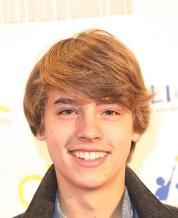
#> input picture 2021_2022/1st_Semester/Machine_Learning/positive/000352.jpg, 178 x 218 px; its folder holds 4 pictures in this run
$ python main.py
#> lines starting #> are read from the running program, lines starting #| are printed output that depends on the picture; after the words box and inside, x2 and y2 are one past the last pixel; in counts of white or black regions, pixels touching at a corner belong together
import numpy as np
import cv2
from matplotlib import pyplot as plt

faceCasc = cv2.CascadeClassifier('cascade/cascade.xml')
nums = list(range(352,624))

for i in nums:
    name = "./positive/000"+ str(i) + ".jpg"
    img = cv2.imread(name)
#> img is the input picture: shape (218, 178, 3); mean B, G, R 169.9, 190.2, 219.1
    gray=cv2.cvtColor(img,cv2.COLOR_RGB2GRAY)
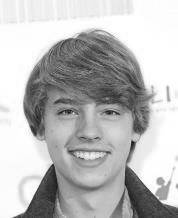
#> gray: shape (218, 178); min 19, max 255, mean 187.5
    faces=faceCasc.detectMultiScale(gray,1.3,6)
#> faces = [[53, 84, 82, 82]]

    for(q,w,e,r) in faces:
        img=cv2.rectangle(img,(q,w),(q+e, w+r),(255,0,0),2)
#> this loop made 1 pass
#> pass 1, `img=cv2.rectangle(img,(q,w),(q+e, w+r),(255,0,0),2)`:
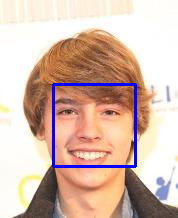
#> img: shape (218, 178, 3); 2.53% of pixels changed, all inside (x1, y1, x2, y2) = (52, 83, 137, 168)

    p,l,m = cv2.split(img)
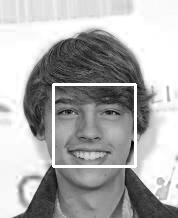
#> p: shape (218, 178); min 0, max 255, mean 173.6
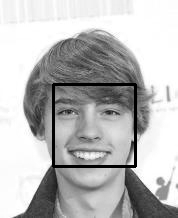
#> l: shape (218, 178); min 0, max 255, mean 186.7
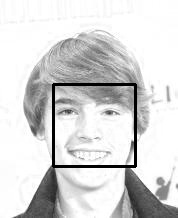
#> m: shape (218, 178); min 0, max 255, mean 214

    img = cv2.merge([m,l,p])
    plt.imshow(img)
    plt.show()
    cv2.waitKey(30)
    cv2.destroyAllWindows()
#> pass 2 of the loop `for i in nums:`:
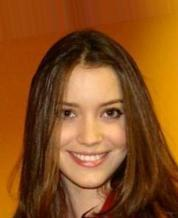
#> input picture 2021_2022/1st_Semester/Machine_Learning/positive/000353.jpg, 178 x 218 px
#> img is the input picture: shape (218, 178, 3); mean B, G, R 30.4, 79.9, 138.6
#> `gray=cv2.cvtColor(img,cv2.COLOR_RGB2GRAY)`:
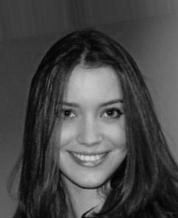
#> gray: shape (218, 178); min 1, max 212, mean 71.8
#> faces = [[43, 92, 93, 93], [63, 55, 60, 60]]
#> the loop `for(q,w,e,r) in faces:` made 2 passes
#> `p,l,m = cv2.split(img)`:
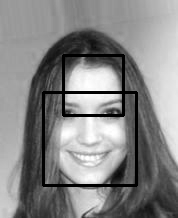
#> m: shape (218, 178); min 0, max 255, mean 133.6
#> (the run stopped early here; a loop or call above may not have finished)
